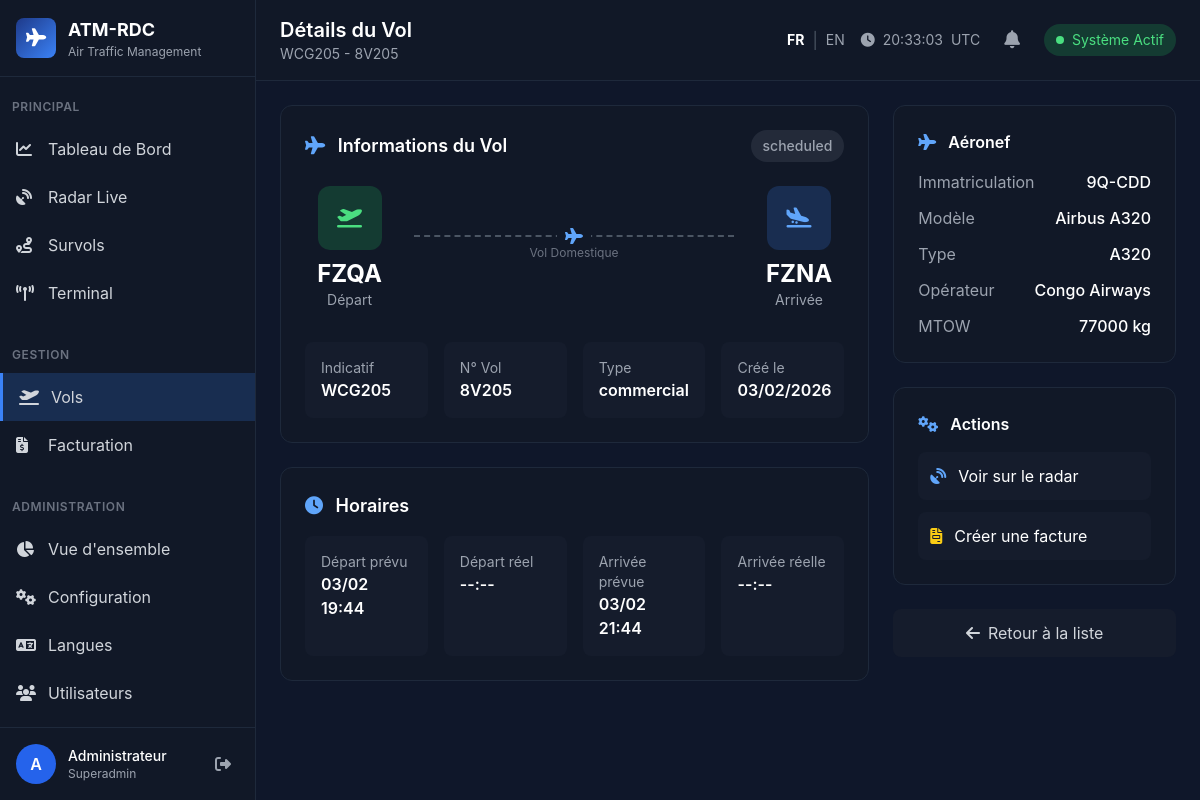
The page /flights/6 (signed in) on the database as committed earlier.
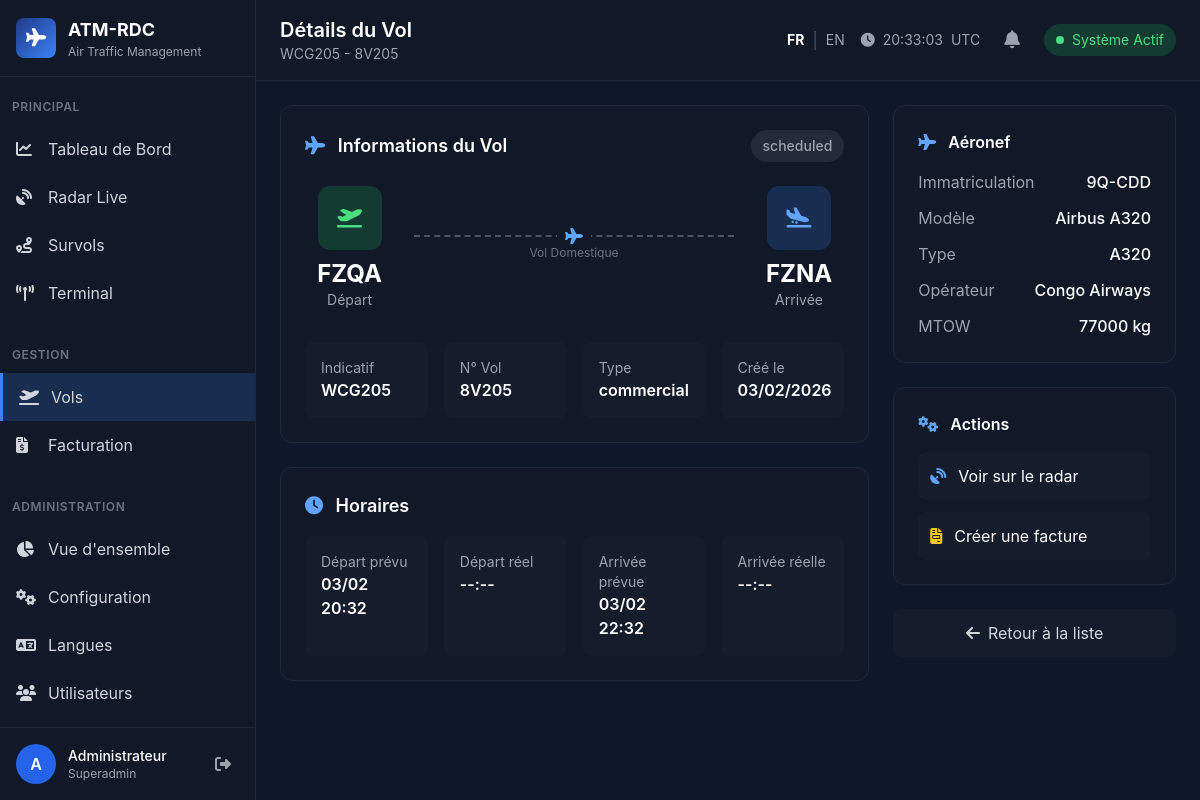
The same page on the database as committed later.
### models/flight.py (models this page shows, shortened)
class Flight(db.Model):
    __tablename__ = 'flights'
    id = db.Column(db.Integer, primary_key=True)
    callsign = db.Column(db.String(20), nullable=False, index=True)
    flight_number = db.Column(db.String(20), index=True)
    flight_iata = db.Column(db.String(10))
    flight_icao = db.Column(db.String(10))
    aircraft_id = db.Column(db.Integer, db.ForeignKey('aircraft.id'), index=True)
    airline_id = db.Column(db.Integer, db.ForeignKey('airlines.id'), index=True)
    departure_icao = db.Column(db.String(4), index=True)
    departure_iata = db.Column(db.String(3))
    departure_airport = db.Column(db.String(200))
    departure_terminal = db.Column(db.String(10))
    departure_gate = db.Column(db.String(10))
    departure_timezone = db.Column(db.String(50))
    arrival_icao = db.Column(db.String(4), index=True)
    arrival_iata = db.Column(db.String(3))
    arrival_airport = db.Column(db.String(200))
    arrival_terminal = db.Column(db.String(10))
    arrival_gate = db.Column(db.String(10))
    arrival_baggage = db.Column(db.String(20))
    arrival_timezone = db.Column(db.String(50))
    codeshared_airline_name = db.Column(db.String(200))
    codeshared_flight_number = db.Column(db.String(20))
    scheduled_departure = db.Column(db.DateTime)
    scheduled_arrival = db.Column(db.DateTime)
    estimated_departure = db.Column(db.DateTime)
    estimated_arrival = db.Column(db.DateTime)
    actual_departure = db.Column(db.DateTime)
    actual_arrival = db.Column(db.DateTime)
    departure_delay_min = db.Column(db.Integer, default=0)
    arrival_delay_min = db.Column(db.Integer, default=0)
    flight_status = db.Column(db.String(50), default='scheduled', index=True)
    flight_type = db.Column(db.String(50))
    flight_date = db.Column(db.Date, index=True)
    is_domestic = db.Column(db.Boolean, default=False)
    is_cargo = db.Column(db.Boolean, default=False)
    route_distance_km = db.Column(db.Float)
    route_duration_min = db.Column(db.Float)
    filed_altitude = db.Column(db.Integer)
    filed_speed = db.Column(db.Integer)
    remarks = db.Column(db.Text)
    created_at = db.Column(db.DateTime, default=datetime.utcnow, index=True)
    updated_at = db.Column(db.DateTime, default=datetime.utcnow, onupdate=datetime.utcnow)
    aircraft = db.relationship('Aircraft', backref=db.backref('flights', lazy='dynamic'))
    airline = db.relationship('Airline', backref=db.backref('flights', lazy='dynamic'))

### routes/flights.py (the view)
@flights_bp.route('/<int:flight_id>')
@login_required
def detail(flight_id):
    flight = Flight.query.get_or_404(flight_id)
    positions = FlightPosition.query.filter_by(flight_id=flight_id).order_by(FlightPosition.timestamp.desc()).limit(100).all()
    overflights = Overflight.query.filter_by(flight_id=flight_id).all()
    landings = Landing.query.filter_by(flight_id=flight_id).all()
    return render_template('flights/detail.html',
                          flight=flight,
                          positions=positions,
                          overflights=overflights,
                          landings=landings)

### services/translation_service.py (called while the page is built)
def t(key, locale=None):
    if locale is None:
        from flask import session
        locale = session.get('lang', 'fr')
    return translation_service.get_translation(key, locale)

    def get_translation(self, key, locale='fr'):
        if locale not in self.translations:
            locale = 'fr' if 'fr' in self.translations else 'en'
        parts = key.split('.')
        current = self.translations.get(locale, {})
        for part in parts:
            if isinstance(current, dict) and part in current:
                current = current[part]
            else:
                return key  # Return key if not found
        return current

### templates/flights/detail.html (shortened to what the changed rows need)
{% extends "base.html" %}
{% block page_title %}Détails du Vol{% endblock %}
{% block page_subtitle %}{{ flight.callsign }} - {{ flight.flight_number or 'N/A' }}{% endblock %}
{% block content %}
<div class="grid grid-cols-1 lg:grid-cols-3 gap-6">
    <div class="lg:col-span-2 space-y-6">
        <div class="bg-dark-400 rounded-xl border border-dark-100 p-6">
            <div class="flex items-center justify-between mb-6">
                <h3 class="text-lg font-semibold text-white">
                    <i class="fas fa-plane mr-2 text-primary-400"></i>
                    Informations du Vol
                </h3>
                {% if flight.flight_status == 'in_flight' %}
                <span class="inline-flex items-center gap-1.5 px-3 py-1.5 rounded-full text-sm font-medium bg-green-500/20 text-green-400">
                    <span class="w-2 h-2 bg-green-400 rounded-full status-dot"></span>
                    En Vol
                </span>
                {% elif flight.flight_status == 'approaching' %}
                <span class="inline-flex items-center gap-1.5 px-3 py-1.5 rounded-full text-sm font-medium bg-yellow-500/20 text-yellow-400">
                    En Approche
                </span>
                {% else %}
                <span class="inline-flex items-center gap-1.5 px-3 py-1.5 rounded-full text-sm font-medium bg-gray-500/20 text-gray-400">
                    {{ flight.flight_status }}
                </span>
                {% endif %}
            </div>
            <div class="flex items-center justify-center gap-8 mb-8">
                <div class="text-center">
                    <div class="w-16 h-16 rounded-xl bg-green-500/20 flex items-center justify-center mb-2 mx-auto">
                        <i class="fas fa-plane-departure text-green-400 text-xl"></i>
                    </div>
                    <p class="text-2xl font-bold text-white">{{ flight.departure_icao or '???' }}</p>
                    <p class="text-sm text-gray-400">Départ</p>
                </div>
                <div class="text-center">
                    <div class="w-16 h-16 rounded-xl bg-blue-500/20 flex items-center justify-center mb-2 mx-auto">
                        <i class="fas fa-plane-arrival text-blue-400 text-xl"></i>
                    </div>
                    <p class="text-2xl font-bold text-white">{{ flight.arrival_icao or '???' }}</p>
                    <p class="text-sm text-gray-400">Arrivée</p>
                </div>
            </div>
            <div class="grid grid-cols-2 md:grid-cols-4 gap-4">
                <div class="p-4 bg-dark-300 rounded-lg">
                    <p class="text-gray-400 text-sm">Indicatif</p>
                    <p class="text-white font-semibold">{{ flight.callsign }}</p>
                </div>
                <div class="p-4 bg-dark-300 rounded-lg">
                    <p class="text-gray-400 text-sm">N° Vol</p>
                    <p class="text-white font-semibold">{{ flight.flight_number or '-' }}</p>
                </div>
                <div class="p-4 bg-dark-300 rounded-lg">
                    <p class="text-gray-400 text-sm">Type</p>
                    <p class="text-white font-semibold">{{ flight.flight_type or 'N/A' }}</p>
                </div>
                <div class="p-4 bg-dark-300 rounded-lg">
                    <p class="text-gray-400 text-sm">Créé le</p>
                    <p class="text-white font-semibold">{{ flight.created_at.strftime('%d/%m/%Y') if flight.created_at else '-' }}</p>
                </div>
            </div>
        </div>
        <div class="bg-dark-400 rounded-xl border border-dark-100 p-6">
            <div class="grid grid-cols-2 md:grid-cols-4 gap-4">
                <div class="p-4 bg-dark-300 rounded-lg">
                    <p class="text-gray-400 text-sm">Départ prévu</p>
                    <p class="text-white font-semibold">
                        {{ flight.scheduled_departure.strftime('%d/%m %H:%M') if flight.scheduled_departure else '--:--' }}
                    </p>
                </div>
                <div class="p-4 bg-dark-300 rounded-lg">
                    <p class="text-gray-400 text-sm">Départ réel</p>
                    <p class="text-white font-semibold">
                        {{ flight.actual_departure.strftime('%d/%m %H:%M') if flight.actual_departure else '--:--' }}
                    </p>
                </div>
                <div class="p-4 bg-dark-300 rounded-lg">
                    <p class="text-gray-400 text-sm">Arrivée prévue</p>
                    <p class="text-white font-semibold">
                        {{ flight.scheduled_arrival.strftime('%d/%m %H:%M') if flight.scheduled_arrival else '--:--' }}
                    </p>
                </div>
                <div class="p-4 bg-dark-300 rounded-lg">
                    <p class="text-gray-400 text-sm">Arrivée réelle</p>
                    <p class="text-white font-semibold">
                        {{ flight.actual_arrival.strftime('%d/%m %H:%M') if flight.actual_arrival else '--:--' }}
                    </p>
                </div>
            </div>
        </div>
    </div>
</div>
{% endblock %}

Rows that differ between the two databases and show on the page:
changed Flight "FZQA": scheduled_departure "03/02 19:44" → "03/02 20:32"; scheduled_arrival "03/02 21:44" → "03/02 22:32"
